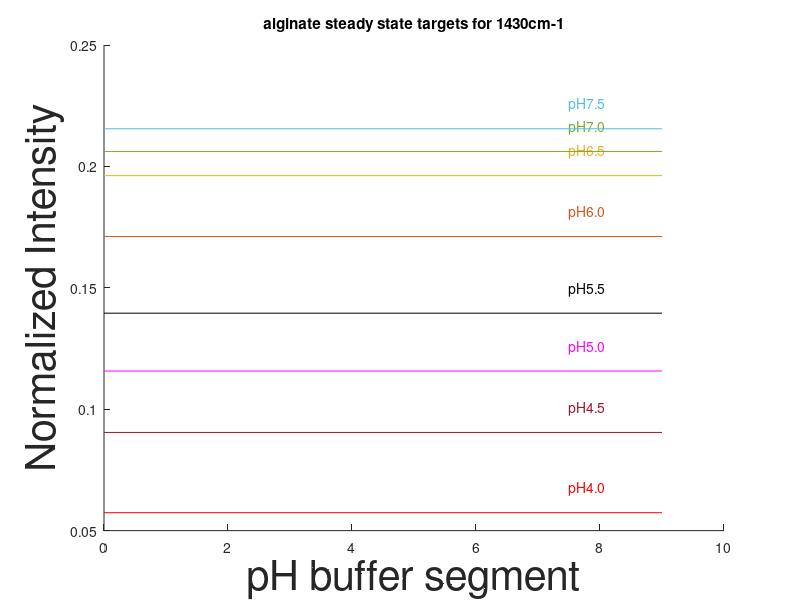
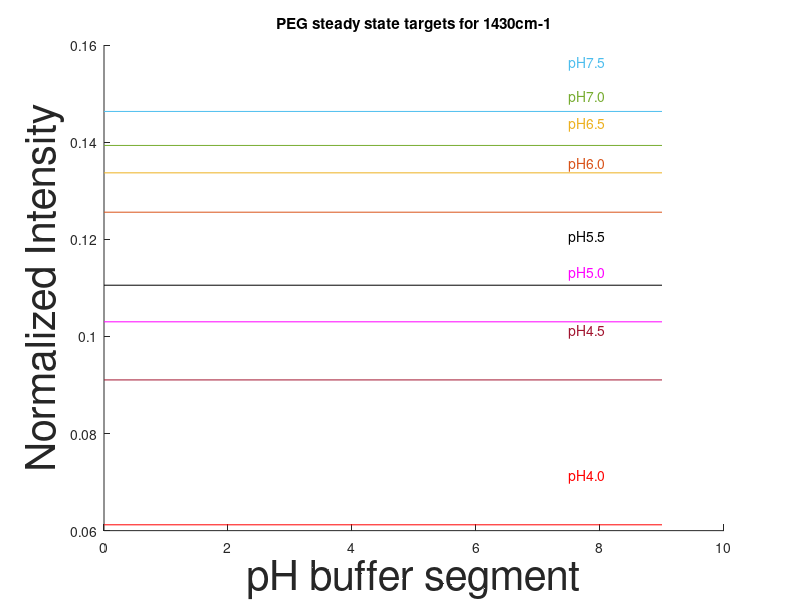
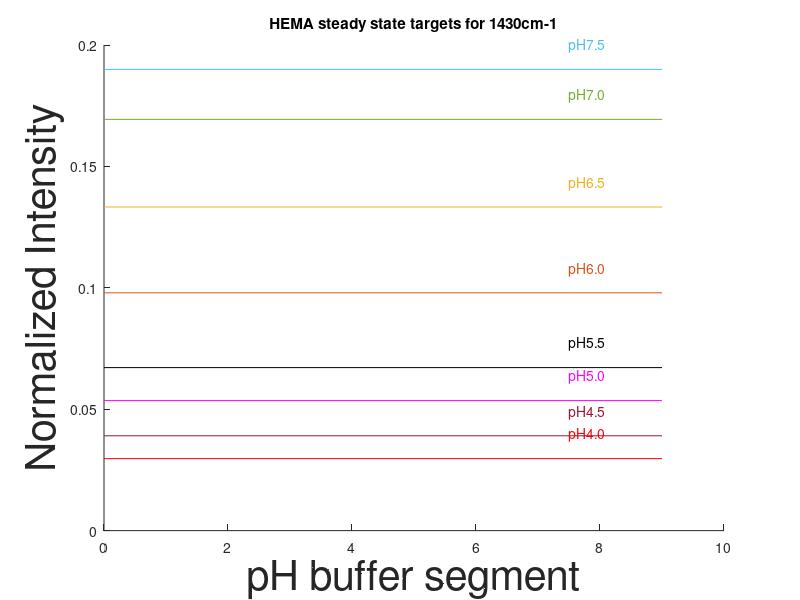
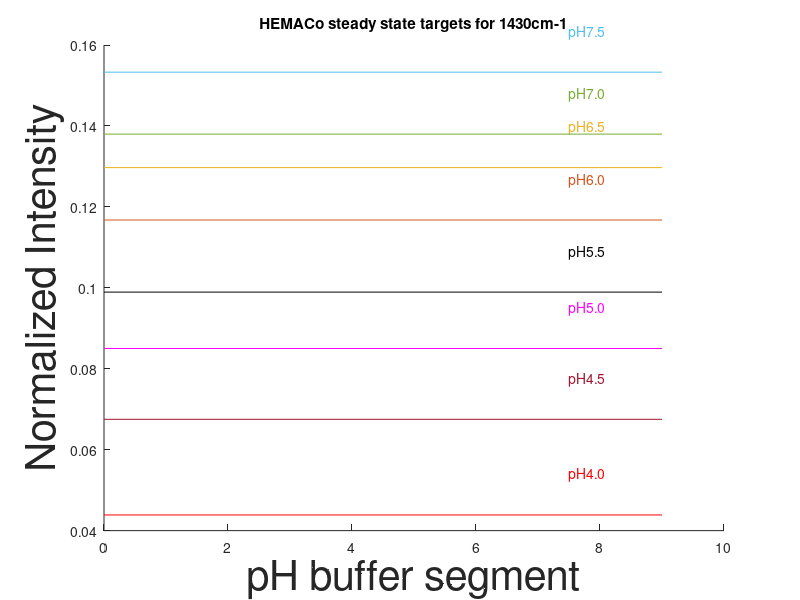

Source code (MATLAB) for these figures, in order:
% RGB
blue =    [0.0000, 0.4470, 0.7410];
rust =    [0.8500, 0.3250, 0.0980];
gold =    [0.9290, 0.6940, 0.1250];
purple =  [0.4940, 0.1840, 0.5560];
green =   [0.4660, 0.6740, 0.1880];
ciel =    [0.3010, 0.7450, 0.9330];
cherry =  [0.6350, 0.0780, 0.1840];
red =     [1.0, 0.0, 0.0];
black =   [0.0, 0.0, 0.0];
magenta = [1.0, 0.0, 1.0];
punchColor = [ red; cherry; magenta; black; rust; gold; green; ciel ];
pHLabel = [ 'pH4.0'; 'pH4.5'; 'pH5.0'; 'pH5.5'; 'pH6.0'; 'pH6.5'; 'pH7.0'; 'pH7.5' ];

load('myAlgY1AllPunches.mat');
figure
for i = 1:8
    line([0,9],[myAlgY1allPunches(i),myAlgY1allPunches(i)], ...
        'Color', punchColor(i,:));
    text(7.5,myAlgY1allPunches(i)+0.01,pHLabel(i,:), 'Color', punchColor(i,:));
end
title('alginate steady state targets for 1430cm-1');
xlabel('pH buffer segment', 'FontSize', 30);
ylabel('Normalized Intensity', 'FontSize', 30);

% repeat for 3 other gels types
load('myPEGY1AllPunches.mat');
figure
for i = 1:8
    line([0,9],[myPEGY1allPunches(i),myPEGY1allPunches(i)], ...
        'Color', punchColor(i,:));
    text(7.5,myPEGY1allPunches(i)+0.01,pHLabel(i,:), 'Color', punchColor(i,:));
end
title('PEG steady state targets for 1430cm-1');
xlabel('pH buffer segment', 'FontSize', 30);
ylabel('Normalized Intensity', 'FontSize', 30);
load('myHEMAY1AllPunches.mat');
figure
for i = 1:8
    line([0,9],[myHEMAY1allPunches(i),myHEMAY1allPunches(i)], ...
        'Color', punchColor(i,:));
    text(7.5,myHEMAY1allPunches(i)+0.01,pHLabel(i,:), 'Color', punchColor(i,:));
end
title('HEMA steady state targets for 1430cm-1');
xlabel('pH buffer segment', 'FontSize', 30);
ylabel('Normalized Intensity', 'FontSize', 30);

load('myHEMACoY1AllPunches.mat');
figure
for i = 1:8
    line([0,9],[myHEMACoY1allPunches(i),myHEMACoY1allPunches(i)], ...
        'Color', punchColor(i,:));
    text(7.5,myHEMACoY1allPunches(i)+0.01,pHLabel(i,:), 'Color', punchColor(i,:));
end
title('HEMACo steady state targets for 1430cm-1');
xlabel('pH buffer segment', 'FontSize', 30);
ylabel('Normalized Intensity', 'FontSize', 30);